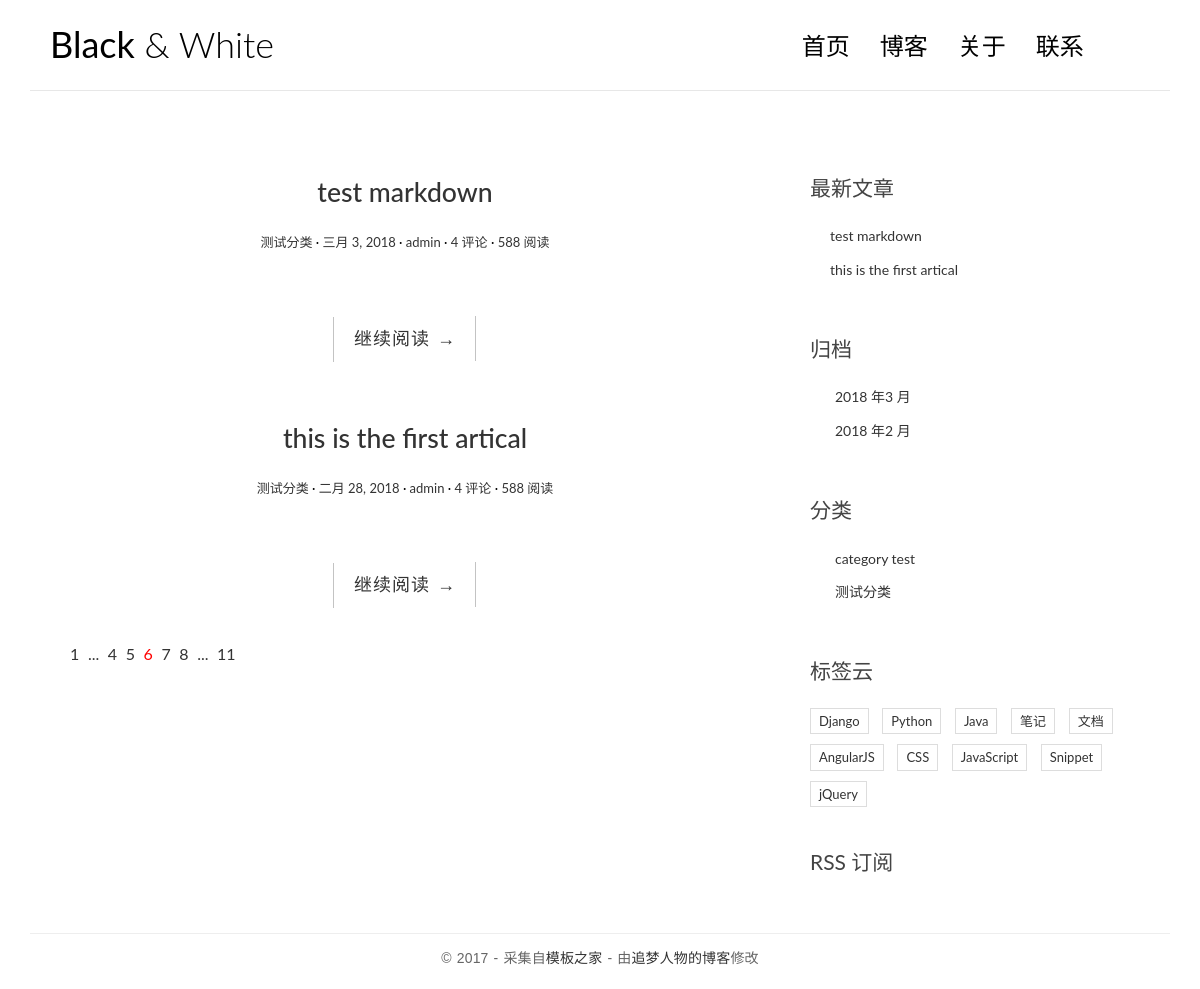
The page / on the database its author committed.
### blog/models.py (models this page shows, shortened)
class Post(models.Model):
    title = models.CharField(max_length=70)
    body = models.TextField()
    created_time = models.DateField()
    modified_time = models.DateField()
    excerpt = models.CharField(max_length=200, blank=True)
    category = models.ForeignKey(Category, on_delete=models.CASCADE) # 加上on_delete 的原因：https://www.cnblogs.com/linxiyue/p/3667418.html
    tags = models.ManyToManyField(Tag, blank=True)
    author = models.ForeignKey(User, on_delete=models.CASCADE)
    objects = models.Manager()
    def get_absolute_url(self):
        return reverse('blog:detail', kwargs={'pk': self.pk})

class Category(models.Model):
    name = models.CharField(max_length=100)

### blog/views.py (the view)
# urls.py: url(r'^$', views.index, name='index'),
def index(request):
    post_list = Post.objects.all().order_by('-created_time')
    return render(request, 'blog/index.html', context={'post_list': post_list})

### blog/templatetags/blog_tags.py (called while the page is built)
@register.simple_tag
def get_recent_posts(num=5):
    return Post.objects.all().order_by("-created_time")[:num]

@register.simple_tag
def archives():
    return Post.objects.dates('created_time', 'month', order='DESC')

@register.simple_tag
def get_categories():
    return Category.objects.all()

### templates/blog/index.html (shortened to what this page needs)
{% extends 'base.html' %}
{% block main %}
    {% for post in post_list %}
        <article class="post post-{{ post.pk }}">
            <header class="entry-header">
                <h1 class="entry-title">
                    <a href="{{ post.get_absolute_url }}">{{ post.title }}</a>
                </h1>
                <div class="entry-meta">
                    <span class="post-category"><a href="#">{{ post.category.name }}</a></span>
                    <span class="post-date"><a href="#"><time class="entry-date"
                                                              datetime="{{ post.created_time }}">{{ post.created_time }}</time></a></span>
                    <span class="post-author"><a href="#">{{ post.author }}</a></span>
                    <span class="comments-link"><a href="#">4 评论</a></span>
                    <span class="views-count"><a href="#">588 阅读</a></span>
                </div>
            </header>
            <div class="entry-content clearfix">
                <div class="read-more cl-effect-14">
                    <a href="{{ post.get_absolute_url }}" class="more-link">继续阅读 <span class="meta-nav">→</span></a>
                </div>
            </div>
        </article>
    {% empty %}
        <div class="no-post">暂时还没有发布的文章！</div>
    {% endfor %}
    <div class="pagination">
        <ul>
            <li><a href="">1</a></li>
            <li><a href="">...</a></li>
            <li><a href="">4</a></li>
            <li><a href="">5</a></li>
            <li class="current"><a href="">6</a></li>
            <li><a href="">7</a></li>
            <li><a href="">8</a></li>
            <li><a href="">...</a></li>
            <li><a href="">11</a></li>
        </ul>
    </div>
{% endblock main %}

### templates/base.html (shortened to what this page needs)
{% load staticfiles %}
{% load blog_tags %}
<!DOCTYPE html>
<html>
<head>
    <link rel="stylesheet" href="http://code.ionicframework.com/ionicons/2.0.1/css/ionicons.min.css">
    <link rel="stylesheet" href="{% static 'blog/css/bootstrap.min.css' %}">
    <link rel="stylesheet" href="{% static 'blog/css/pace.css' %}">
    <link rel="stylesheet" href="{% static 'blog/css/custom.css' %}">
    <link rel="stylesheet" href="{% static 'blog/css/highlights/github.css' %}">
</head>
<body>
<div class="container">
    <header id="site-header">
        <div class="row">
            <div class="col-md-4 col-sm-5 col-xs-8">
                <div class="logo">
                    <h1><a href="index.html"><b>Black</b> &amp; White</a></h1>
                </div>
            </div>
            <div class="col-md-8 col-sm-7 col-xs-4">
                <nav class="main-nav" role="navigation">
                    <div class="collapse navbar-collapse" id="bs-example-navbar-collapse-1">
                        <ul class="nav navbar-nav navbar-right">
                            <li class="cl-effect-11"><a href="index.html" data-hover="首页">首页</a></li>
                            <li class="cl-effect-11"><a href="full-width.html" data-hover="博客">博客</a></li>
                            <li class="cl-effect-11"><a href="about.html" data-hover="关于">关于</a></li>
                            <li class="cl-effect-11"><a href="contact.html" data-hover="联系">联系</a></li>
                        </ul>
                    </div>
                </nav>
            </div>
        </div>
    </header>
</div>
<div class="content-body">
    <div class="container">
        <div class="row">
            <main class="col-md-8">
                {% block main %}
                {% endblock main %}
            </main>
            <aside class="col-md-4">
                <div class="widget widget-recent-posts">
                    <h3 class="widget-title">最新文章</h3>
                    {% get_recent_posts as recent_post_list %}
                    <ul>
                        {% for post in recent_post_list %}
                        <li>
                            <a href="{{ post.get_absolute_url }}">{{ post.title }}</a>
                        </li>
                        {% empty %}
                        暂无文章！
                        {% endfor %}
                    </ul>
                </div>
                <div class="widget widget-archives">
                    <h3 class="widget-title">归档</h3>
                    {% archives as date_list %}
                    <ul>
                        {% for date in date_list %}
                        <li>
                            <a href="{% url 'blog:archives' date.year date.month %}">{{ date.year }} 年{{ date.month }} 月</a>
                        </li>
                        {% endfor %}
                    </ul>
                </div>
                <div class="widget widget-category">
                    <h3 class="widget-title">分类</h3>
                    {% get_categories as category_list %}
                    <ul>
                        {% for category in category_list %}
                        <li>
                            <a href="{% url 'blog:category' category.pk %}">{{ category.name }}</a>
                        </li>
                        {% endfor %}
                    </ul>
                </div>
                <div class="widget widget-tag-cloud">
                    <h3 class="widget-title">标签云</h3>
                    <ul>
                        <li>
                            <a href="#">Django</a>
                        </li>
                        <li>
                            <a href="#">Python</a>
                        </li>
                        <li>
                            <a href="#">Java</a>
                        </li>
                        <li>
                            <a href="#">笔记</a>
                        </li>
                        <li>
                            <a href="#">文档</a>
                        </li>
                        <li>
                            <a href="#">AngularJS</a>
                        </li>
                        <li>
                            <a href="#">CSS</a>
                        </li>
                        <li>
                            <a href="#">JavaScript</a>
                        </li>
                        <li>
                            <a href="#">Snippet</a>
                        </li>
                        <li>
                            <a href="#">jQuery</a>
                        </li>
                    </ul>
                </div>
                <div class="rss">
                    <a href=""> RSS 订阅</a>
                </div>
            </aside>
        </div>
    </div>
</div>
<footer id="site-footer">
    <div class="container">
        <div class="row">
            <div class="col-md-12">
                <p class="copyright">&copy 2017 - 采集自<a href="http://www.cssmoban.com/"
                                                        target="_blank" title="模板之家">模板之家</a>
                    - 由<a href="http://zmrenwu.com/" title="网页模板" target="_blank">追梦人物的博客</a>修改
                </p>
            </div>
        </div>
    </div>
</footer>
</body>
</html>

### blog/static/blog/css/custom.css (style rules this page uses)
* { outline: none; }
h1, h2, h3, h4, h5, h6 { margin-top: 0; }
b { font-weight: 400; }
a { color: #333; }
body { color: #444; font-family: 'Lato', sans-serif; }
p { font-family: 'Ubuntu', sans-serif; font-weight: 400; word-spacing: 1px; letter-spacing: 0.01em; }
#site-header { background-color: #FFF; padding: 25px 20px; margin-bottom: 40px; border-bottom: 1px solid #e7e7e7; }
.logo h1 a { color: #000; }
.logo h1 { margin: 0; font-family: 'Lato', sans-serif; font-weight: 300; }
.main-nav { margin-top: 11px; max-width: 95%; }
.main-nav a { color: #000000 !important; padding: 0 0 5px 0 !important; margin-right: 30px; font-family: 'Lato', sans-serif; font-weight: 300; font-size: 24px; }
.cl-effect-11 a { padding: 10px 0; color: #0972b4; text-shadow: none; }
.cl-effect-11 a::before { position: absolute; top: 0; left: 0; overflow: hidden; padding: 0 0 5px 0 !important; max-width: 0; border-bottom: 1px solid #000; color: #000; content: attr(data-hover); white-space: nowrap; -webkit-transition: max-width 0.5s; -moz-transition: max-width 0.5s; transition: max-width 0.5s; }
.content-body { padding-bottom: 4em; }
.post { background: #fff; padding: 30px 30px 0; }
.entry-title { text-align: center; font-size: 1.9em; margin-bottom: 20px; line-height: 1.6; padding: 10px 20px 0; }
.entry-meta { text-align: center; color: #DDDDDD; font-size: 13px; margin-bottom: 30px; }
.entry-content { font-size: 18px; line-height: 1.9; font-weight: 300; color: #000; }
.post-category::after, .post-date::after, .post-author::after, .comments-link::after { content: ' ·'; color: #000; }
.read-more { font-family: 'Ubuntu', sans-serif; font-weight: 400; word-spacing: 1px; letter-spacing: 0.01em; text-align: center; margin-top: 20px; }
.cl-effect-14 a { padding: 0 20px; height: 45px; line-height: 45px; position: relative; display: inline-block; margin: 15px 25px; letter-spacing: 1px; font-weight: 400; text-shadow: 0 0 1px rgba(255, 255, 255, 0.3); }
.cl-effect-14 a::before, .cl-effect-14 a::after { position: absolute; width: 45px; height: 1px; background: #C3C3C3; content: ''; -webkit-transition: all 0.3s; -moz-transition: all 0.3s; transition: all 0.3s; pointer-events: none; }
.cl-effect-14 a::before { top: 0; left: 0; -webkit-transform: rotate(90deg); -moz-transform: rotate(90deg); transform: rotate(90deg); -webkit-transform-origin: 0 0; -moz-transform-origin: 0 0; transform-origin: 0 0; }
.cl-effect-14 a::after { right: 0; bottom: 0; -webkit-transform: rotate(90deg); -moz-transform: rotate(90deg); transform: rotate(90deg); -webkit-transform-origin: 100% 0; -moz-transform-origin: 100% 0; transform-origin: 100% 0; }
.widget { background: #fff; padding: 30px 0 0; }
.widget-title { font-size: 1.5em; margin-bottom: 20px; line-height: 1.6; padding: 10px 0 0; font-weight: 400; }
.widget-recent-posts ul { padding: 0; margin: 0; padding-left: 20px; }
.widget-recent-posts ul li { list-style-type: none; position: relative; line-height: 170%; margin-bottom: 10px; }
.widget-recent-posts ul li::before { content: '\f3d3'; font-family: "Ionicons"; position: absolute; left: -17px; top: 3px; font-size: 16px; color: #000; }
.widget-archives ul { padding: 0; margin: 0; padding-left: 25px; }
.widget-archives ul li { list-style-type: none; position: relative; line-height: 170%; margin-bottom: 10px; }
.widget-archives ul li::before { content: '\f3f3'; font-family: "Ionicons"; position: absolute; left: -25px; top: 1px; font-size: 16px; color: #000; }
.widget-category ul { padding: 0; margin: 0; padding-left: 25px; }
.widget-category ul li { list-style-type: none; position: relative; line-height: 170%; margin-bottom: 10px; }
.widget-category ul li::before { content: '\f3fe'; font-family: "Ionicons"; position: absolute; left: -25px; top: 1px; font-size: 18px; color: #000; }
.widget-tag-cloud ul { padding: 0; margin: 0; margin-right: -10px; }
.widget-tag-cloud ul li { list-style-type: none; font-size: 13px; display: inline-block; margin-right: 10px; margin-bottom: 10px; padding: 3px 8px; border: 1px solid #ddd; }
.rss { font-size: 21px; margin-top: 30px; }
.rss a { color: #444; }
#site-footer { padding-top: 10px; padding: 0 0 1.5em 0; }
.copyright { text-align: center; padding-top: 1em; margin: 0; border-top: 1px solid #eee; color: #666; }
.pagination ul { list-style: none; }
.pagination ul li { display: inline-block; font-size: 16px; margin-right: 5px; }
.current a { color: red; }

### rows shown on the page
Post: title "test markdown", category.name "测试分类", created_time "三月 3, 2018", author "admin"
Post: title "this is the first artical", category.name "测试分类", created_time "二月 28, 2018", author "admin"
Category: name "category test"
Category: name "测试分类"

### other values the page prints
{{ date.year }} "2018" "2018"
{{ date.month }} "3" "2"
